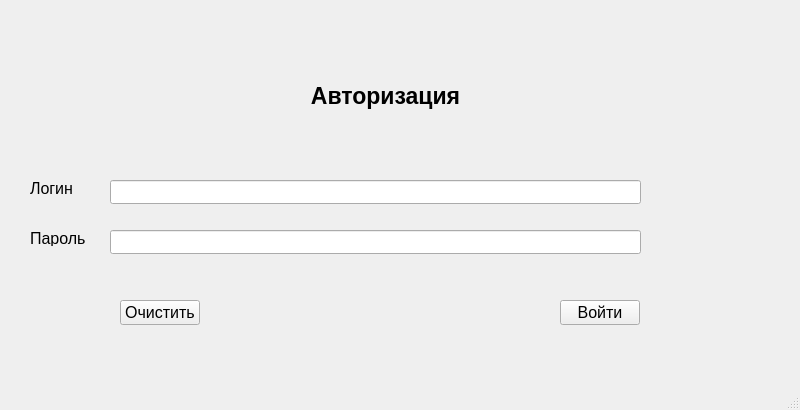
<?xml version="1.0" encoding="UTF-8"?>
<ui version="4.0">
 <class>MainWindow</class>
 <widget class="QMainWindow" name="MainWindow">
  <property name="geometry">
   <rect>
    <x>0</x>
    <y>0</y>
    <width>800</width>
    <height>410</height>
   </rect>
  </property>
  <property name="windowTitle">
   <string>MainWindow</string>
  </property>
  <widget class="QWidget" name="centralwidget">
   <widget class="QLabel" name="label_Title">
    <property name="geometry">
     <rect>
      <x>290</x>
      <y>50</y>
      <width>191</width>
      <height>91</height>
     </rect>
    </property>
    <property name="font">
     <font>
      <pointsize>17</pointsize>
      <weight>75</weight>
      <bold>true</bold>
     </font>
    </property>
    <property name="text">
     <string>Авторизация</string>
    </property>
    <property name="alignment">
     <set>Qt::AlignCenter</set>
    </property>
   </widget>
   <widget class="QLabel" name="label_Login">
    <property name="geometry">
     <rect>
      <x>30</x>
      <y>180</y>
      <width>55</width>
      <height>16</height>
     </rect>
    </property>
    <property name="font">
     <font>
      <pointsize>12</pointsize>
     </font>
    </property>
    <property name="text">
     <string>Логин</string>
    </property>
   </widget>
   <widget class="QLineEdit" name="input_Login">
    <property name="geometry">
     <rect>
      <x>110</x>
      <y>180</y>
      <width>531</width>
      <height>24</height>
     </rect>
    </property>
   </widget>
   <widget class="QLabel" name="label_Password">
    <property name="geometry">
     <rect>
      <x>30</x>
      <y>230</y>
      <width>61</width>
      <height>16</height>
     </rect>
    </property>
    <property name="font">
     <font>
      <pointsize>12</pointsize>
     </font>
    </property>
    <property name="text">
     <string>Пароль</string>
    </property>
   </widget>
   <widget class="QLineEdit" name="input_Password">
    <property name="geometry">
     <rect>
      <x>110</x>
      <y>230</y>
      <width>531</width>
      <height>24</height>
     </rect>
    </property>
   </widget>
   <widget class="QPushButton" name="button_Clear">
    <property name="geometry">
     <rect>
      <x>120</x>
      <y>300</y>
      <width>80</width>
      <height>25</height>
     </rect>
    </property>
    <property name="font">
     <font>
      <pointsize>12</pointsize>
     </font>
    </property>
    <property name="text">
     <string>Очистить</string>
    </property>
   </widget>
   <widget class="QPushButton" name="button_LogIn">
    <property name="geometry">
     <rect>
      <x>560</x>
      <y>300</y>
      <width>80</width>
      <height>25</height>
     </rect>
    </property>
    <property name="font">
     <font>
      <pointsize>12</pointsize>
     </font>
    </property>
    <property name="text">
     <string>Войти</string>
    </property>
   </widget>
  </widget>
  <widget class="QMenuBar" name="menubar">
   <property name="geometry">
    <rect>
     <x>0</x>
     <y>0</y>
     <width>800</width>
     <height>20</height>
    </rect>
   </property>
  </widget>
  <widget class="QStatusBar" name="statusbar"/>
 </widget>
 <resources/>
 <connections/>
</ui>
